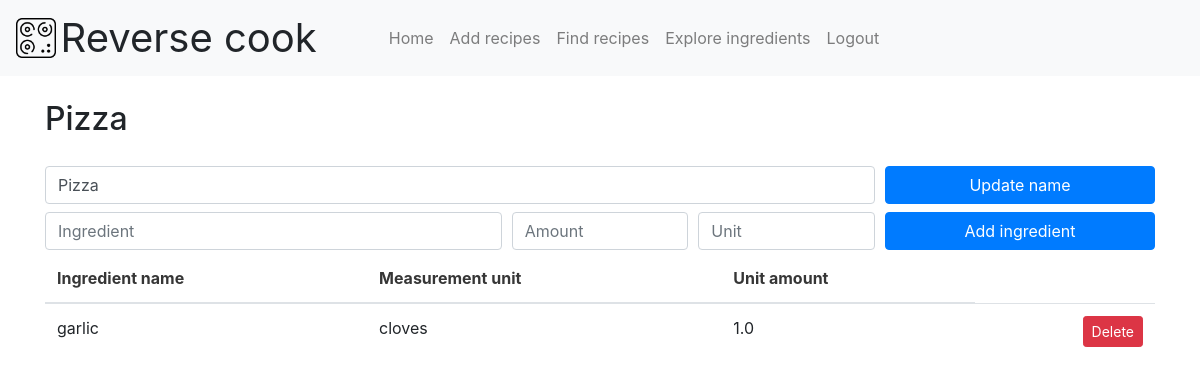
Page /update/7 (signed in) on the committed database.
### app.py (models this page shows, shortened)
class Recipe(db.Model):
	id = db.Column(db.Integer, primary_key=True)
	name = db.Column(db.String(128), nullable=False)
	created_at = db.Column(db.DateTime, nullable=False,
		default=datetime.utcnow)
	recipeingredient = db.relationship('RecipeIngredient', backref='recipe',\
		lazy=True)

class RecipeIngredient(db.Model):
	id = db.Column(db.Integer, primary_key=True)
	recipe_id = db.Column(db.Integer, db.ForeignKey('recipe.id'), nullable=False)
	ingredient_id = db.Column(db.Integer, db.ForeignKey('ingredient.id'), nullable=False)
	unit_amount = db.Column(db.Float(), nullable=False)
	created_at = db.Column(db.DateTime, default=datetime.utcnow)

class Ingredient(db.Model):
	id = db.Column(db.Integer, primary_key=True)
	name = db.Column(db.String(128), nullable=False,
		unique=True)
	created_at = db.Column(db.DateTime, nullable=False,
		default=datetime.utcnow)
	measurement_unit=db.Column(db.String(64), nullable=False)
	unit_cost=db.Column(db.Float(), nullable=False)
	recipeingredient = db.relationship('RecipeIngredient', backref='ingredient',\
		lazy=True)

### app.py (the view)
@app.route('/update/<int:id>', methods=['GET', 'POST'])
@login_required
def update(id):
	recipe = Recipe.query.get_or_404(id)
	recipe_ingredients = db.session.query((Recipe.name).label('recipe_name'),\
		(Ingredient.name).label('ingredient_name'),\
		(Ingredient.measurement_unit).label('measurement_unit'),\
		(RecipeIngredient.unit_amount).label('unit_amount'),\
		(RecipeIngredient.id).label('recipe_ingredient_id'))\
		.filter(Recipe.id == RecipeIngredient.recipe_id)\
		.filter(Ingredient.id == RecipeIngredient.ingredient_id)\
		.filter(Recipe.id == id).order_by(Recipe.created_at).all()
	if request.method == 'POST':
		recipe.name = request.form['name']
		try:
			db.session.commit()
			return redirect('/update/' + str(id))
		except:
			return "There was a problem updating data."
	else:
		title = "Update Data"
		return render_template('update.html', title=title, recipe=recipe,\
			recipe_ingredients=recipe_ingredients)

### app.py (called while the page is built)
@login_manager.user_loader
def load_user(user_id):
    return User.query.get(int(user_id))

### templates/update.html (shortened to what this page needs)
{% extends 'base.html' %}
{% block content %}
<div class="container">
	<h2 class="my-4">{{ recipe.name }}</h2>
	<form action="/update/{{ recipe.id }}" method="POST">
		<divf class="form-row">
			<div class="col-sm-9 my-1">
				<input type="text" class="form-control" name="name" value="{{ recipe.name }}">
			</div>
			<div class="col-sm-3 my-1">
				<button type="submit" class="btn btn-primary btn-block">Update name</button>
			</div>
		</div>
	{% include 'snippets/add_ingredients.html' %}
	{% include 'snippets/list_ingredients.html' %}
{% endblock content %}

### templates/snippets/list_ingredients.html
<div class="container">
	{% if recipe_ingredients|length < 1 %}
	<p>There are no ingredients added for this recipe!</p>
	{% else %}
	<table class="table">
		<thead>
			<tr>
				<th>Ingredient name</th>
				<th>Measurement unit</th>
				<th>Unit amount</th>
			</tr>
		</thead>
		<tbody>
			{% for recipe_ingredient in recipe_ingredients %}
			<tr>
				<td>{{ recipe_ingredient.ingredient_name }}</td>
				<td>{{ recipe_ingredient.measurement_unit }}</td>
				<td>{{ recipe_ingredient.unit_amount }}</td>
				<td class="text-right"><a class="btn btn-danger btn-sm" href="/update/{{ recipe.id }}/delete/{{ recipe_ingredient.recipe_ingredient_id }}" role="button">Delete</a></td>
			</tr>
			{% endfor %}
		</tbody>
	</table>
	{% endif %}
</div>

### static/css/main.css (style rules this page uses)
body, html { background: #FFFFFF; height: 100%; margin: 0; }

### rows in the picture
Recipe: name "Pizza"
RecipeIngredient: ingredient_name "garlic", measurement_unit "cloves", unit_amount "1.0"
